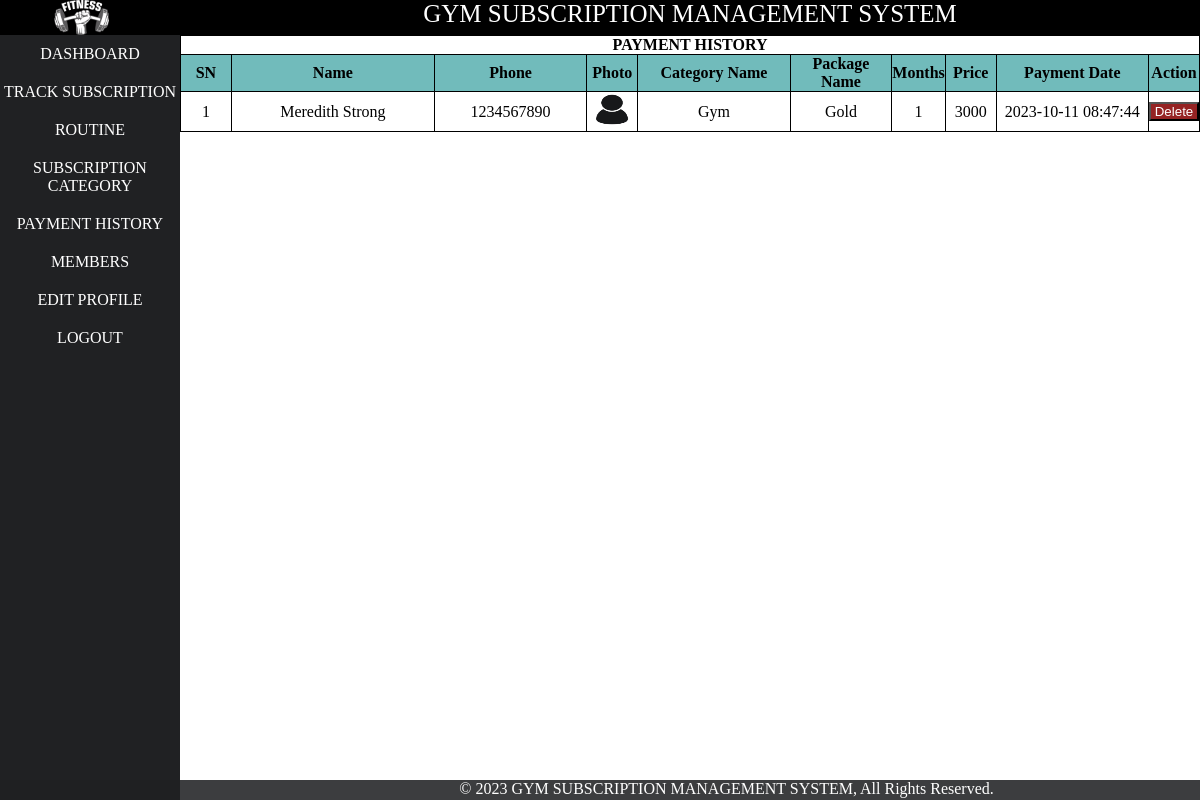
Page /admin/payment_history.php (signed in) on the earlier database version.
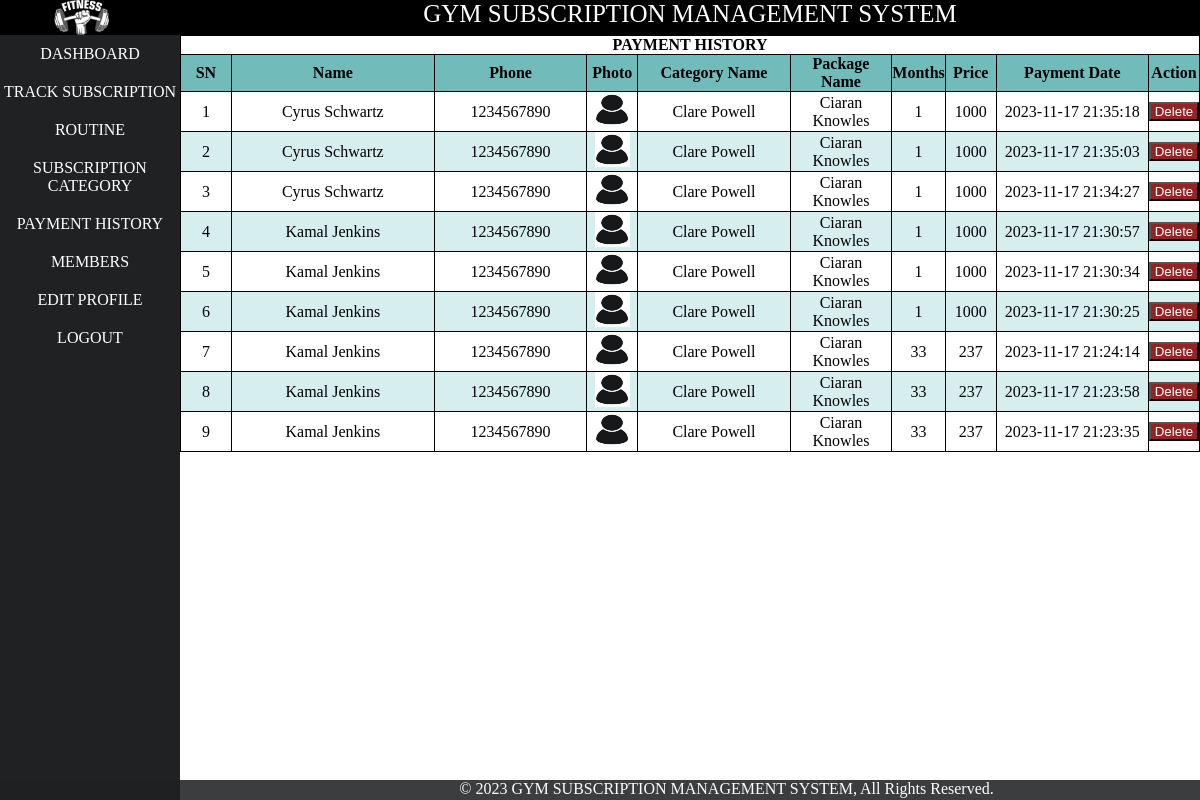
Same page on the later database version.
### tables this page shows
CREATE TABLE `payment` (
  `pid` int(11) NOT NULL,
  `mid` int(11) NOT NULL,
  `cname` varchar(100) NOT NULL,
  `package_name` varchar(100) NOT NULL,
  `duration` int(11) NOT NULL,
  `price` int(11) NOT NULL,
  `date` datetime NOT NULL DEFAULT current_timestamp()
);

CREATE TABLE `member` (
  `mid` int(11) NOT NULL,
  `name` varchar(21) NOT NULL,
  `phone` bigint(10) NOT NULL,
  `email` varchar(31) NOT NULL,
  `password` varchar(255) NOT NULL,
  `status` varchar(500) NOT NULL DEFAULT 'offline',
  `date` datetime NOT NULL DEFAULT current_timestamp(),
  `image` varchar(1100) DEFAULT 'defaultuser.jpg',
  `m_otp` varchar(225) NOT NULL,
  `m_opt_expire_time` datetime NOT NULL
);

### admin/payment_history.php (the view, shortened to what this page needs)
<?php
include('layout/header.php');
include('layout/left.php');
?>
<div id="right">
    <link rel="stylesheet" href="../css/tableDecorate.css">
    <table class="payment_table center" border="1px">
        <tr>
            <th colspan="10">
                PAYMENT HISTORY
            </th>
        </tr>
        <tr>
            <th width="5%">SN</th>
            <th width="20%">Name</th>
            <th width="15%">Phone</th>
            <th width="5%">Photo</th>
            <th width="15%">Category Name</th>
            <th width="10%">Package Name</th>
            <th width="5%">Months</th>
            <th width="5%">Price</th>
            <th width="15%">Payment Date</th>
            <th width="5%">Action</th>
        </tr>
        <?php
        $conn = new mysqli("localhost", "root", "", "gsms");
        $sql = "SELECT member.mid, member.image, member.phone, member.name, payment.cname, payment.package_name, payment.pid, payment.duration, payment.price, payment.date
                FROM member
                INNER JOIN payment ON payment.mid = member.mid
                ORDER BY payment.date DESC;";
        $r = $conn->query($sql);
        $i = 0;
        if ($r->num_rows > 0) {
            while ($row = $r->fetch_assoc()) {
                $p_id = $row['pid'];
                $image = $row['image'];
                $phone = $row['phone'];
                $name = $row['name'];
                $cname = $row['cname'];
                $package_name = $row['package_name'];
                $duration = $row['duration'];
                $price = $row['price'];
                $date = $row['date'];
                $i++;
                echo "
                    <tr>
                        <td>$i</td>
                        <td>$name</td>
                        <td>$phone</td>
                        <td><img src='../img/$image' alt=' ' id='payment_img'></td>
                        <td>$cname</td>
                        <td>$package_name</td>
                        <td>$duration</td>
                        <td>$price</td>
                        <td>$date</td>
                        <td>
                            <form action='payment_history.php' method='post'>
                                <input type='hidden' name='p_id' value='$p_id'>
                                <input type='submit' name='pay_delete' id='pay_delete' value='Delete'>
                            </form>
                        </td>
                    </tr>
                ";
            }
        } else {
            echo "
                <tr>
                    <td colspan='10'>No Payment Found</td>
                </tr>
            ";
        }
        ?>
    </table>
</div>
<?php
include('layout/footer.php');
?>

### admin/layout/header.php (shortened to what this page needs)
<!DOCTYPE html>
<html lang="en">
<head>
        <link rel="stylesheet" href="../css/style.css">
        <link rel="stylesheet" href="../css/membershiplist.css">
        <link rel="stylesheet" href="../css/routine.css">
        <link rel="stylesheet" href="../css/sweetalert.css">
</head>
<body>
    <div id="header">
    <div id="logo">
           <a href="dashboard.php"> <img src="../../../gsmsv2/img/static/logo.png" alt="" id=""></a>
        </div>
        <div id="banner" class="center"> GYM SUBSCRIPTION MANAGEMENT SYSTEM</div>
    </div>
    <div id="main">

### admin/layout/left.php
<div id="left" class="center">
<ol>
<li><a href="dashboard.php">DASHBOARD</a></li>
<li><a href="membersubscription.php">TRACK SUBSCRIPTION</a></li>
<li><a href="routinelist.php">ROUTINE </a></li>
<li><a href="category.php">SUBSCRIPTION CATEGORY</a></li>
<li><a href="payment_history.php">PAYMENT HISTORY</a></li>
<li><a href="memberlist.php">MEMBERS</a></li>
<li><a href="adminprofile.php">EDIT PROFILE</a></li>
<li><a href="alogout.php">LOGOUT</a></li>
</ol>
</div>

### admin/layout/footer.php
</div>
    <div id="footer" class="center">
        <div>
            &copy; 2023 GYM SUBSCRIPTION MANAGEMENT SYSTEM, All Rights Reserved.
        </div>
    </div>
</body>
</html>

### css/style.css (style rules this page uses)
* { margin: 0px; padding: 0px; }
a { text-decoration: none; }
.center { text-align: center; }
#header { width: 100%; height: 35px; position: fixed; background-color: #000000; z-index: 99; }
#logo { width: 15%; height: 100%; float: left; }
#logo img { height: 35px; padding-left: 30%; }
#banner { color: white; width: 85%; height: 100%; float: left; font-size: 25px; }
#main { padding-top: 35px; margin: auto; width: 100%; height: 100%; background-color: rgb(115, 115, 115); }
#left { text-align: center; position: fixed; width: 15%; height: 100%; background-color: #202123; float: left; }
#left ol li a { padding-top: 10px; padding-bottom: 10px; color: rgb(255, 255, 255); display: block; text-decoration: none; }
#right { text-align: justify; color: rgb(255, 250, 250); width: 85%; background-color: #292b2e; float: right; }
#footer { color: white; position: fixed; bottom: 0; left: 0; float: right; width: 100%; height: 20px; background-color: #202123de; }
#footer div { margin-left: 253px; }
.payment_table { width: 100%; background-color: white; text-align: center; color: black; border: 1px black solid; border-collapse: collapse; }

### css/tableDecorate.css (style rules this page uses)
tr:nth-child(even) { background-color: #D6EEEE; }
tr:nth-child(1) { background-color: #ffffff; }
tr:nth-child(2) { background-color: #71bbbb; }

### admin/payment_history.php (style rules this page uses)
#payment_img { height: 35px; width: 35px; }
#pay_delete { width: 100%; background-color: #952323; color: white; }

Differences in the rows shown:
removed payment: mid.name "Meredith Strong", mid.phone "1234567890", mid.image (placeholder picture), cname "Gym", package_name "Gold", duration "1", price "3000", date "2023-10-11 08:47:44"
added payment: mid.name "Cyrus Schwartz", mid.phone "1234567890", mid.image (placeholder picture), cname "Clare Powell", package_name "Ciaran Knowles", duration "1", price "1000", date "2023-11-17 21:35:18"
added payment: mid.name "Cyrus Schwartz", mid.phone "1234567890", mid.image (placeholder picture), cname "Clare Powell", package_name "Ciaran Knowles", duration "1", price "1000", date "2023-11-17 21:35:03"
added payment: mid.name "Cyrus Schwartz", mid.phone "1234567890", mid.image (placeholder picture), cname "Clare Powell", package_name "Ciaran Knowles", duration "1", price "1000", date "2023-11-17 21:34:27"
added payment: mid.name "Kamal Jenkins", mid.phone "1234567890", mid.image (placeholder picture), cname "Clare Powell", package_name "Ciaran Knowles", duration "1", price "1000", date "2023-11-17 21:30:57"
added payment: mid.name "Kamal Jenkins", mid.phone "1234567890", mid.image (placeholder picture), cname "Clare Powell", package_name "Ciaran Knowles", duration "1", price "1000", date "2023-11-17 21:30:34"
added payment: mid.name "Kamal Jenkins", mid.phone "1234567890", mid.image (placeholder picture), cname "Clare Powell", package_name "Ciaran Knowles", duration "1", price "1000", date "2023-11-17 21:30:25"
added payment: mid.name "Kamal Jenkins", mid.phone "1234567890", mid.image (placeholder picture), cname "Clare Powell", package_name "Ciaran Knowles", duration "33", price "237", date "2023-11-17 21:24:14"
added payment: mid.name "Kamal Jenkins", mid.phone "1234567890", mid.image (placeholder picture), cname "Clare Powell", package_name "Ciaran Knowles", duration "33", price "237", date "2023-11-17 21:23:58"
added payment: mid.name "Kamal Jenkins", mid.phone "1234567890", mid.image (placeholder picture), cname "Clare Powell", package_name "Ciaran Knowles", duration "33", price "237", date "2023-11-17 21:23:35"
